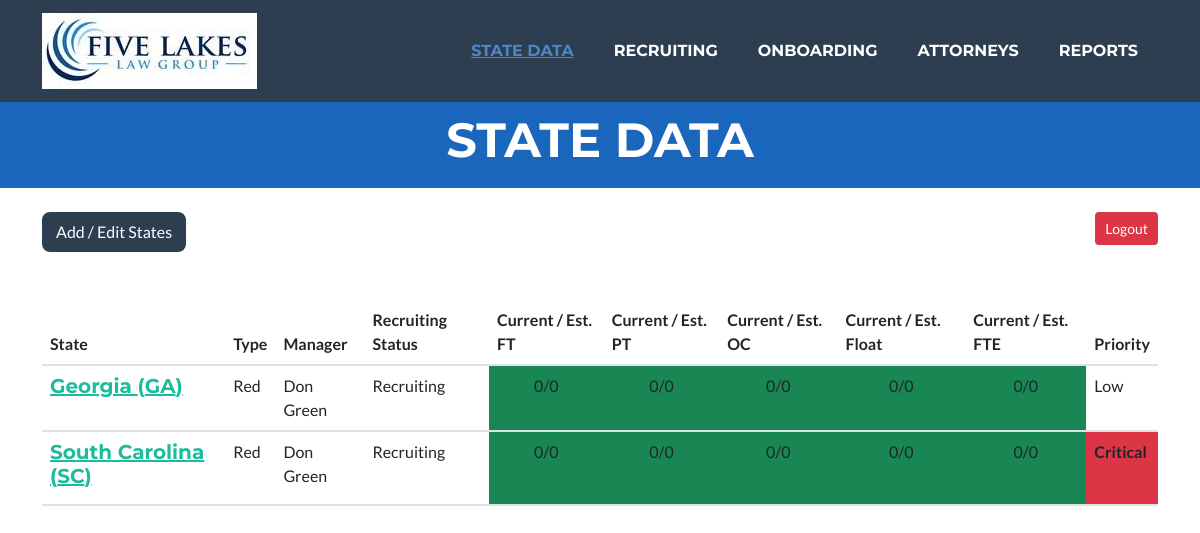
/states/states (signed in), run on an earlier commit of the app's database.
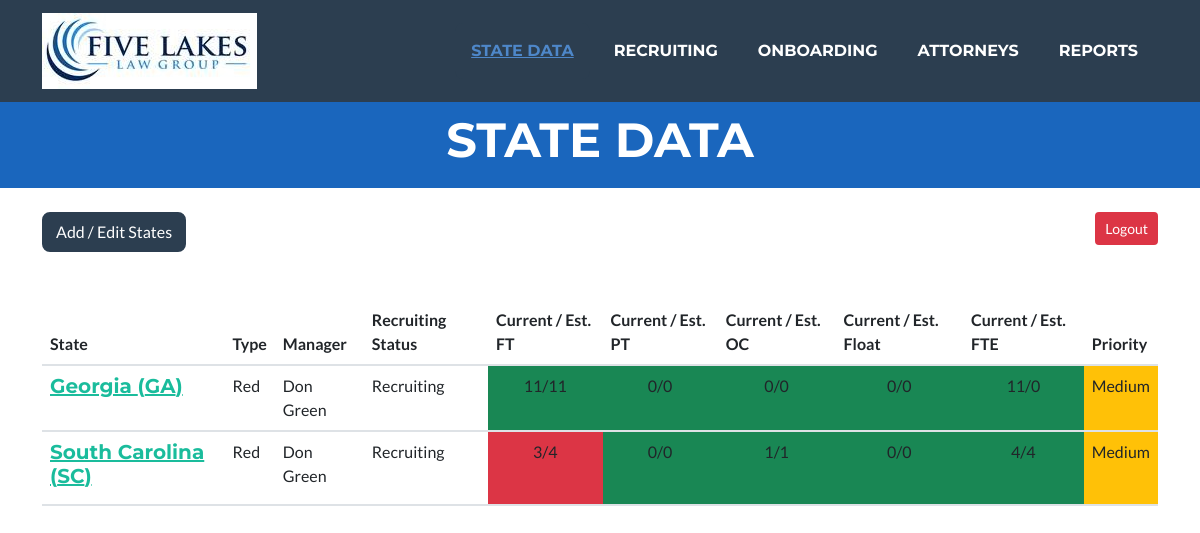
And on a later commit of the database.
### states/models.py (models this page shows, shortened)
class State(models.Model):
    class Meta:
        verbose_name = "State Profile"
        verbose_name_plural = "State Profiles"
    STATE_STATUS = [
        ('Red', 'Red'),
        ('Green', 'Green'),
        ('Other', 'Other'),
        ('Inactive', 'Inactive'),
        ('Not in Network', 'Not in Network'),
    ]
    RECRUITING_STATUS_OPTIONS = [
        ('Recruiting', 'Recruiting'),
        ('Pending', 'Pending'),
        ('Staffed', 'Staffed'),
    ]
    PRIORITY_OPTIONS = [
        ('Critical', 'Critical'),
        ('High', 'High'),
        ('Medium', 'Medium'),
        ('Low', 'Low'),
        ('None', 'None'),
    ]
    MANAGERS_CHOICES = get_managers()
    id = models.AutoField(primary_key=True)
    state_abbrev = models.CharField("State Abbreviation", max_length=2, unique=True, null=True, blank=False)
    state_full = models.CharField("State Name", max_length=50, unique=True, null=True, blank=False)
    state_status = models.CharField("Status", max_length=25,
                                    choices=STATE_STATUS, default='Red', blank=True)
    manager = models.CharField("Manager", max_length=50,
                               choices=MANAGERS_CHOICES, null=True, blank=True)
    recruiting_status = models.CharField("Recruiting Status", max_length=25,
                                         choices=RECRUITING_STATUS_OPTIONS, default='Recruiting', blank=True)
    state_priority = models.CharField("Priority", max_length=25,
                                      choices=PRIORITY_OPTIONS, default='Critical', blank=True)
    full_time = models.BooleanField("Full Time", default=True)
    part_time = models.BooleanField("Part Time", default=False)
    of_counsel = models.BooleanField("Of Counsel", default=False)
    floater = models.BooleanField("Floater", default=False)
    FTE_est = models.IntegerField("Est. FTE", default=0, blank=True)
    full_time_est = models.IntegerField("Est. Full-Time", default=0, blank=True)
    part_time_est = models.IntegerField("Est. Part-Time", default=0, blank=True)
    of_counsel_est = models.IntegerField("Est. Of-Counsel", default=0, blank=True)
    floater_est = models.IntegerField("Estimated Floater", default=0, blank=True)

### states/views.py (the view)
# urls.py: path('states', views.states_view, name="states"),
@login_required(login_url=reverse_lazy('login'))
def states_view(request):
    context = {'title': 'State Data'}
    states = State.objects.order_by('state_abbrev')
    for state in states:
        full_time_actual = 0
        part_time_actual = 0
        of_counsel_actual = 0
        floater_actual = 0
        FTE_actual = 0
        for employee in Employee.objects.filter(state_abbrev=state.state_abbrev, is_active=True):
            if employee.position == "Full-Time":
                full_time_actual += 1
                FTE_actual += 1
            if employee.position == "Part-Time":
                part_time_actual += 1
                FTE_actual += .5
            if employee.position == "Of Counsel":
                of_counsel_actual += 1
                FTE_actual += .5
            if employee.position == "Floater":
                floater_actual += 1
                FTE_actual += 0
        FTE_actual = full_time_actual + part_time_actual + of_counsel_actual + floater_actual
        setattr(state, "full_time_actual", full_time_actual)
        print(state.state_abbrev, state.full_time_actual)
        setattr(state, "part_time_actual", part_time_actual)
        setattr(state, "of_counsel_actual", of_counsel_actual)
        setattr(state, "floater_actual", floater_actual)
        setattr(state, "FTE_actual", FTE_actual)
    context.update({'states': states})
    if request.method == "POST":
        form = State_Form(request.POST)
        if form.is_valid():
            form.save()
        return HttpResponseRedirect(reverse_lazy('states'), context)
    else:  # GET
        stateForm = State_Form()
        context.update({'stateForm': stateForm})
        return render(request, 'templates/states.html', context)

### FiveLakes/templates/states.html (shortened to what the changed rows need)
{% extends 'templates/index.html' %}
{% load crispy_forms_tags %}
{% load crispy_forms_filters %}
{% load static %}
{% block content %}
    <br><br>
    <div class="container">
        <table class="table">
            <thead>
                <tr>
                    <th scope="col">State</th>
                    <th scope="col">Type</th>
                    <th scope="col">Manager</th>
                    <th scope="col">Recruiting Status</th>
                    <th scope="col">Current / Est. FT</th>
                    <th scope="col">Current / Est. PT</th>
                    <th scope="col">Current / Est. OC</th>
                    <th scope="col">Current / Est. Float</th>
                    <th scope="col">Current / Est. FTE</th>
                    <th scope="col">Priority</th>
                </tr>
            </thead>
            <tbody>
                {% for state in states %}
                <tr>
                    <td><h5><a href="edit_state/{{ state.state_abbrev }}">{{ state.state_full}} ({{ state.state_abbrev }})</a></h5></td>
                    <td>{{state.state_status}}</td>
                    <td>{{ state.manager}}</td>
                    <td>{{ state.recruiting_status}}</td>
                    {% if state.full_time_actual < state.full_time_est %}
                        <td class = "bg-danger" style="text-align: center">{{ state.full_time_actual }}/{{ state.full_time_est}}</td>
                    {% else %}
                        <td class = "bg-success" style="text-align: center">{{ state.full_time_actual }}/{{ state.full_time_est}}</td>
                    {% endif %}
                    {% if state.part_time_actual < state.part_time_est %}
                        <td class = "bg-danger" style="text-align: center">{{ state.part_time_actual}}/{{ state.part_time_est}}</td>
                    {% else %}
                        <td class = "bg-success" style="text-align: center">{{ state.part_time_actual}}/{{ state.part_time_est}}</td>
                    {% endif %}
                    {% if state.of_counsel_actual < state.of_counsel_est %}
                        <td class = "bg-danger" style="text-align: center">{{ state.of_counsel_actual}}/{{ state.of_counsel_est}}</td>
                    {% else %}
                        <td class = "bg-success"style="text-align: center">{{ state.of_counsel_actual}}/{{ state.of_counsel_est}}</td>
                    {% endif %}
                    {% if state.floater_actual < state.floater_est %}
                        <td class = "bg-danger" style="text-align: center">{{ state.floater_actual}}/{{ state.floater_est}}</td>
                    {% else %}
                        <td class = "bg-success"style="text-align: center">{{ state.floater_actual}}/{{ state.floater_est}}</td>
                    {% endif %}
                    {% if state.FTE_actual < state.FTE_est %}
                        <td class = "bg-danger" style="text-align: center">{{ state.FTE_actual }}/{{ state.FTE_est}}</td>
                    {% else %}
                        <td class = "bg-success" style="text-align: center">{{ state.FTE_actual }}/{{ state.FTE_est}}</td>
                    {% endif %}
                    {% if state.state_priority == "Critical" or state.state_priority == "High"%}
                        <td class = "bg-danger"><b>{{ state.state_priority}}</b></td>
                    {% elif state.state_priority == "Medium"%}
                        <td class = "bg-warning">{{ state.state_priority}}</td>
                    {%  else %}
                        <td>{{ state.state_priority}}</td>
                    {% endif %}
                </tr>
                {% endfor %}
            </tbody>
        </table>
    </div>
{% endblock content %}

What changed in the data, as far as the page shows it:
changed State "Georgia": full_time_actual "0" → "11"; full_time_est "0" → "11"; FTE_actual "0" → "11"; state_priority "Low" → "Medium"
changed State "South Carolina": of_counsel_actual "0" → "1"; of_counsel_est "0" → "1"; FTE_actual "0" → "4"; FTE_est "0" → "4"; full_time_actual "0" → "3"; full_time_est "0" → "4"; state_priority "Critical" → "Medium"
